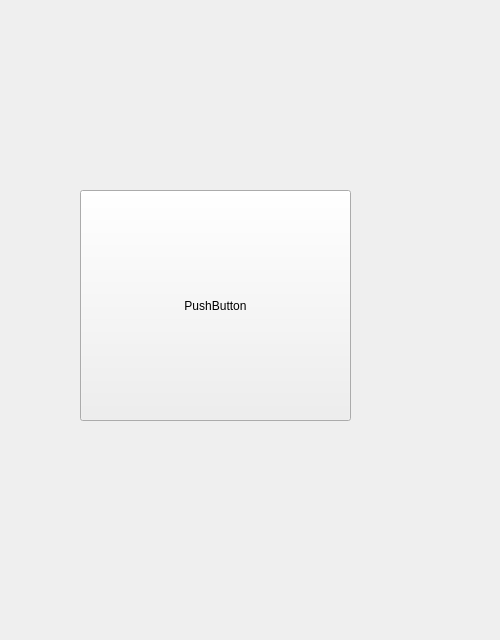
<?xml version="1.0" encoding="UTF-8"?>
<ui version="4.0">
 <class>Form</class>
 <widget class="QWidget" name="Form">
  <property name="geometry">
   <rect>
    <x>0</x>
    <y>0</y>
    <width>500</width>
    <height>640</height>
   </rect>
  </property>
  <property name="minimumSize">
   <size>
    <width>500</width>
    <height>500</height>
   </size>
  </property>
  <property name="windowTitle">
   <string>Form</string>
  </property>
  <widget class="QPushButton" name="pushButton">
   <property name="geometry">
    <rect>
     <x>80</x>
     <y>190</y>
     <width>271</width>
     <height>231</height>
    </rect>
   </property>
   <property name="text">
    <string>PushButton</string>
   </property>
  </widget>
 </widget>
 <resources/>
 <connections/>
</ui>
